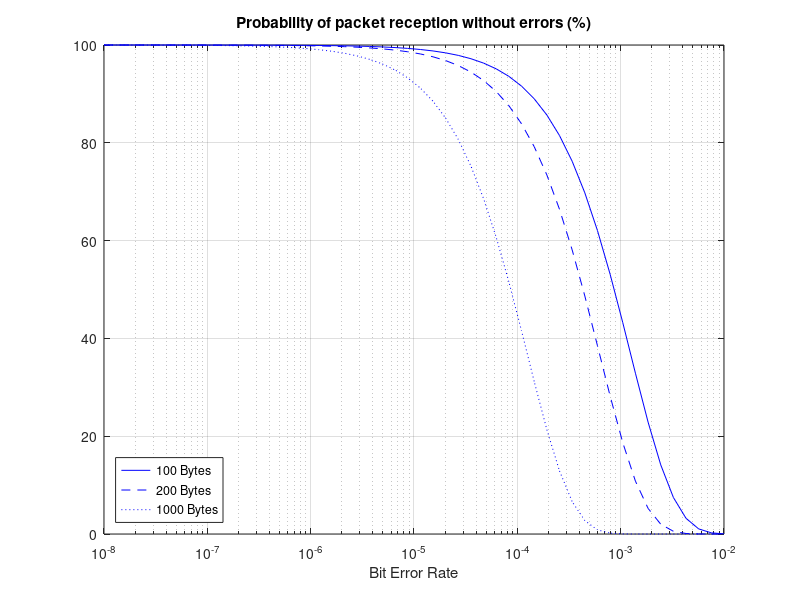
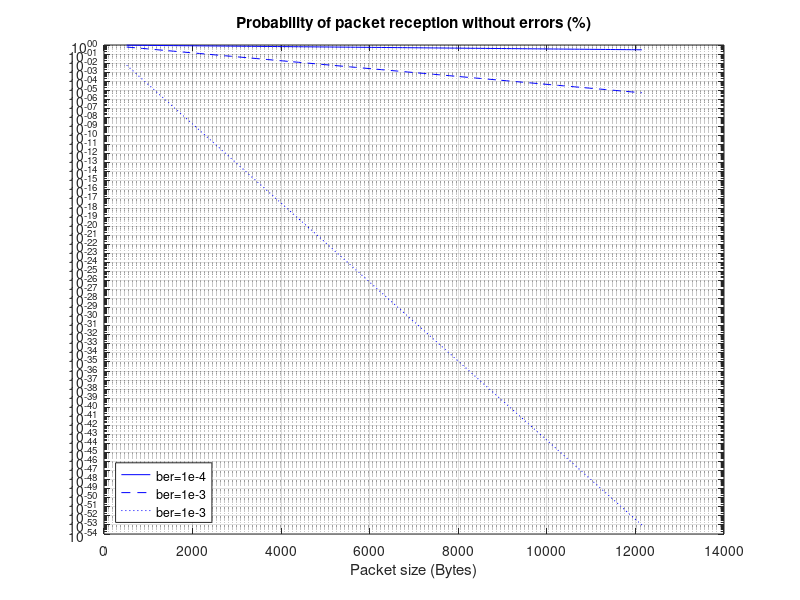

Source code (MATLAB) for these figures, in order:
% Consider a wireless link between multiple stations for data communications with a bit error rate
% (ber) of 𝑝. Assume that transmission errors in the different bits of a data frame are statistically
% independent (i.e., the number of errors of a data packet is a binomial random variable).

% 2a) Determine the probability of a data frame of 100 Bytes to be received without errors when
% 𝑝 = 10−2. Answer: 0.0322%

bytes = 100*8;
bits = 8;
p = 1e-2;

noerrors = nchoosek(bytes*bits, 0);
pnoerrors = noerrors * (1 - p)^(bytes*bits);

fprintf('Answer of 2a: %.4f%%\n', pnoerrors*100)

% 2b) Determine the probability of a data frame of 1000 Bytes to be received with exactly one
% error when 𝑝 = 10−3. Answer: 0.2676%

n = 1000*8;    
p = 1e-3;     
k = 1;     

P = nchoosek(n,k) * p^k * (1-p)^(n-k);

fprintf('Answer of 2b: %.4f%%\n', P*100)

% 2c) Determine the probability of a data frame of 200 Bytes to be received with one or more
% errors when 𝑝 = 10−4. Answer: 14.7863%

% p1oumais = 1- pnoerrors;

p = 1e-4;
bytes = 200;
bits = 8;

noerrors = nchoosek(bytes*bits, 0);
pnoerrors = noerrors * (1 - p)^(bytes*bits);
moreThanOneError = 1 - pnoerrors;

fprintf('Answer of 2c: %.4f%%\n', moreThanOneError*100)

% 2d) Draw a plot using a logarithmic scale for the X-axis (use the MATLAB function
% semilogx) with the same look as the plot below with the probability of a data frame (of
% size 100 Bytes, 200 Bytes or 1000 Bytes) being received without errors as a function of
% the ber (from 𝑝 = 10−8 up to 𝑝 = 10−2). What do you conclude from these results?

figure(1)

x = logspace(-8, -2);
bytes = 100;
no_err100 = nchoosek(bytes*bits, 0) .* (1-x).^(bytes*bits);
    
bytes = 200;
no_err200 = nchoosek(bytes*bits, 0) .* (1-x).^(bytes*bits);

bytes = 1000;
no_err1000 = nchoosek(bytes*bits, 0) .* (1-x).^(bytes*bits);

semilogx(x, 100*no_err100, 'b', x, 100*no_err200, 'b--', x, 100*no_err1000, 'b:');
xlabel('Bit Error Rate');
legend('100 Bytes','200 Bytes','1000 Bytes', 'location','southwest');
title('Probability of packet reception without errors (%)');
grid on;

% 2e) Draw a plot using a logarithmic scale for the Y-axis (use the MATLAB function
% semilogy) with the same look as the plot below with the probability of a data frame
% being received without errors (for 𝑝 = 10−4, 10−3 and 10−2) as a function of the packet
% size (all integer values from 64 Bytes up to 1518 Bytes). What do you conclude from
% these results?

figure(2)
bits = 8;
x = linspace(64* bits, 1518*bits);

no_errors4 = (1 - 1e-4).^x;
no_errors3 = (1 - 1e-3).^x;
no_errors2 = (1 - 1e-2).^x;
    
semilogy(x, no_errors4, 'b', x, no_errors3, 'b--', x, no_errors2, 'b:');
xlabel('Packet size (Bytes)');
legend('ber=1e-4','ber=1e-3','ber=1e-3', 'location','southwest');
title('Probability of packet reception without errors (%)');
grid on
